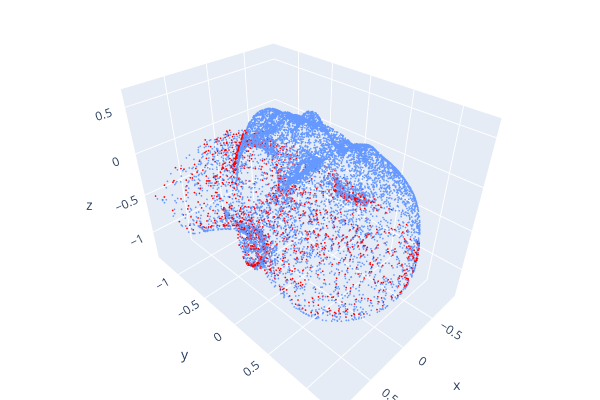

The notebook cell saved with this chart:
### Code cell
# The factor needed to bring scale (e.g., 1.2) down to 1.0
inverse_scale = 1.0 / scale

# Prepare the transformation matrix
new_transform = transform.copy()

# Scale down the rotation/basis component
new_transform[:3, :3] *= inverse_scale

# Apply to the point cloud
new_src_pcd = make_open3d_point_cloud(src_points)
new_src_pcd.transform(new_transform)

o3d.visualization.draw_plotly([ref_pcd, new_src_pcd])

### Figure 1 — Plotly figure (JSON) as saved in the notebook; plotly's stock layout.template omitted (floating-point values rounded to 4 significant figures; data arrays with more than 128 entries replaced by an {"elided": "..."} marker saying what was removed)
{"data": [{"marker": {"color": {"elided": "10788x3 float values"}, "size": 1}, "mode": "markers", "type": "scatter3d", "x": {"elided": "10788 float values"}, "y": {"elided": "10788 float values"}, "z": {"elided": "10788 float values"}}, {"marker": {"color": {"elided": "1645x3 float values"}, "size": 1}, "mode": "markers", "type": "scatter3d", "x": {"elided": "1645 float values"}, "y": {"elided": "1645 float values"}, "z": {"elided": "1645 float values"}}], "layout": {"height": 400, "margin": {"b": 0, "l": 0, "r": 0, "t": 0}, "scene": {"camera": {"center": {"x": 0, "y": 0, "z": 0}, "up": {"x": 0, "y": 0, "z": 1}}}, "showlegend": false, "width": 600}}
